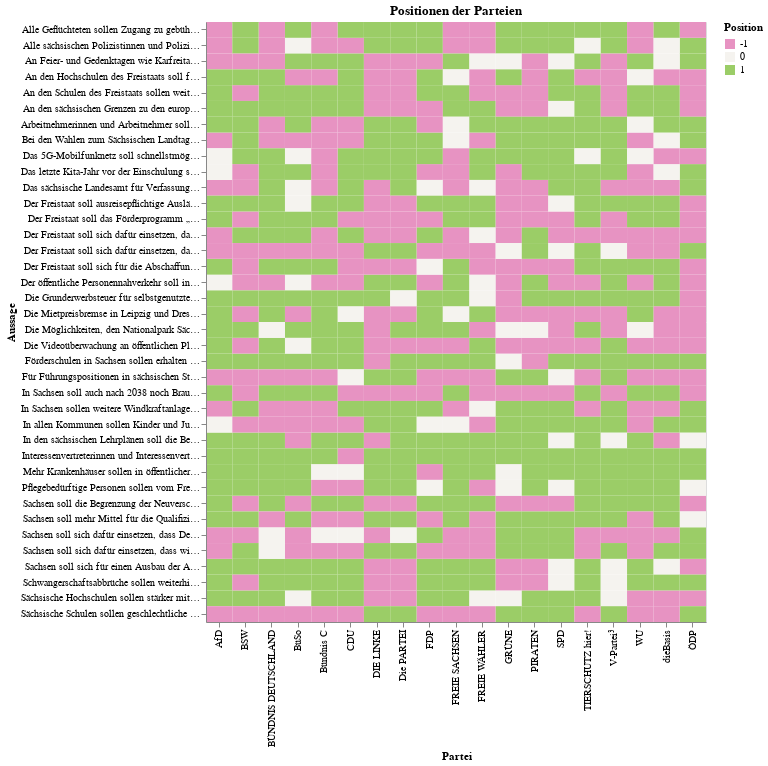

Source (notebook cell):
### Markdown cell above
# Visualisierung der Positionen

Als erstes schauen wir uns die Positionen der Parteien in einer Grafik an. Hier kann man manchmal direkt schon Muster bezüglich Fragen oder Parteien erkennen.

### Code cell
chart = (
    alt.Chart(
        antworten_long,
        title="Positionen der Parteien",
        width=500,
        height=600,
    )
    .mark_rect()
    .encode(
        alt.X("Partei"),
        alt.Y("Aussage"),
        alt.Fill("Position:O", scale=alt.Scale(scheme="pinkyellowgreen")),
        [
            alt.Tooltip("Aussage"),
            alt.Tooltip("Partei"),
            alt.Tooltip("Position"),
            alt.Tooltip("Begründung"),
        ],
    )
)
chart.save("antworten.json")
chart

### Figure 1 — Vega-Lite specification as saved in the notebook (floating-point values rounded to 4 significant figures; data arrays with more than 128 entries replaced by an {"elided": "..."} marker saying what was removed)
{"config": {"view": {"continuousWidth": 300, "continuousHeight": 300}}, "data": {"name": "data-26d7a98a1786290cdad2a93c5dfb29dd"}, "mark": {"type": "rect"}, "encoding": {"fill": {"field": "Position", "scale": {"scheme": "pinkyellowgreen"}, "type": "ordinal"}, "tooltip": [{"field": "Aussage", "type": "nominal"}, {"field": "Partei", "type": "nominal"}, {"field": "Position", "type": "quantitative"}, {"field": "Begründung", "type": "nominal"}], "x": {"field": "Partei", "type": "nominal"}, "y": {"field": "Aussage", "type": "nominal"}}, "height": 600, "title": "Positionen der Parteien", "width": 500, "$schema": "https://vega.github.io/schema/vega-lite/v5.20.1.json", "datasets": {"data-26d7a98a1786290cdad2a93c5dfb29dd": {"elided": "722 records"}}}
